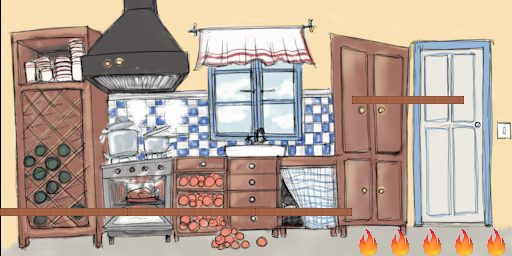

Below is a game level as drawn by its tile map, then a one-line description and the .tmx file that defines it, in full:
An orthogonal 32x16 tile map with 16x16 px tiles, 2 tile layers (Ground, Decorations), 1 image layer and 2 objects (PlayerSpawn, Door).

<map version="1.10" tiledversion="1.10.2" orientation="orthogonal" renderorder="right-down" width="32" height="16" tilewidth="16" tileheight="16" infinite="0" nextlayerid="5" nextobjectid="3">
 <tileset firstgid="1" source="spritemap.tsx" />
 <imagelayer id="4" name="Background" offsetx="1.04362" offsety="-37.5704">
  <image source="../images/kitchen.jpg" width="512" height="320" />
 </imagelayer>
 <layer id="1" name="Ground" width="32" height="16">
  <data encoding="csv">
0,0,0,0,0,0,0,0,0,0,0,0,0,0,0,0,0,0,0,0,0,0,0,0,0,0,0,0,0,0,0,0,
0,0,0,0,0,0,0,0,0,0,0,0,0,0,0,0,0,0,0,0,0,0,0,0,0,0,0,0,0,0,0,0,
0,0,0,0,0,0,0,0,0,0,0,0,0,0,0,0,0,0,0,0,0,0,0,0,0,0,0,0,0,0,0,0,
0,0,0,0,0,0,0,0,0,0,0,0,0,0,0,0,0,0,0,0,0,0,0,0,0,0,0,0,0,0,0,0,
0,0,0,0,0,0,0,0,0,0,0,0,0,0,0,0,0,0,0,0,0,0,0,0,0,0,0,0,0,0,0,0,
0,0,0,0,0,0,0,0,0,0,0,0,0,0,0,0,0,0,0,0,0,0,0,0,0,0,0,0,0,0,0,0,
0,0,0,0,0,0,0,0,0,0,0,0,0,0,0,0,0,0,0,0,0,0,20,21,21,21,21,21,22,0,0,0,
0,0,0,0,0,0,0,0,0,0,0,0,0,0,0,0,0,0,0,0,0,0,0,0,0,0,0,0,0,0,0,0,
0,0,0,0,0,0,0,0,0,0,0,0,0,0,0,0,0,0,0,0,0,0,0,0,0,0,0,0,0,0,0,0,
0,0,0,0,0,0,0,0,0,0,0,0,0,0,0,0,0,0,0,0,0,0,0,0,0,0,0,0,0,0,0,0,
0,0,0,0,0,0,0,0,0,0,0,0,0,0,0,0,0,0,0,0,0,0,0,0,0,0,0,0,0,0,0,0,
0,0,0,0,0,0,0,0,0,0,0,0,0,0,0,0,0,0,0,0,0,0,0,0,0,0,0,0,0,0,0,0,
0,0,0,0,0,0,0,0,0,0,0,0,0,0,0,0,0,0,0,0,0,0,0,0,0,0,0,0,0,0,0,0,
20,21,21,21,21,21,21,22,21,21,21,21,21,21,21,22,21,21,21,21,21,22,0,0,0,0,0,0,0,0,0,0,
0,0,0,0,0,0,0,0,0,0,0,0,0,0,0,0,0,0,0,0,0,0,81,82,81,82,81,82,81,82,81,82,
0,0,0,0,0,0,0,0,0,0,0,0,0,0,0,0,0,0,0,0,0,0,97,98,97,98,97,98,97,98,97,98
</data>
 </layer>
 <layer id="2" name="Decorations" width="32" height="16">
  <data encoding="csv">
0,0,0,0,0,0,0,0,0,0,0,0,0,0,0,0,0,0,0,0,0,0,0,0,0,0,0,0,0,0,0,0,
0,0,0,0,0,0,0,0,0,0,0,0,0,0,0,0,0,0,0,0,0,0,0,0,0,0,0,0,0,0,0,0,
0,0,0,0,0,0,0,0,0,0,0,0,0,0,0,0,0,0,0,0,0,0,0,0,0,0,0,58,59,0,0,0,
0,0,0,0,0,0,0,0,0,0,0,0,0,0,0,0,0,0,0,0,0,0,0,0,0,0,0,74,75,0,0,0,
0,0,0,0,0,0,0,0,0,0,0,0,0,0,0,0,0,0,0,0,0,0,0,0,0,0,0,90,91,0,0,0,
0,0,0,0,0,0,0,0,0,0,0,0,0,0,0,0,0,0,0,0,0,0,0,0,0,0,0,106,107,0,0,0,
0,0,0,0,0,0,0,0,0,0,0,0,0,0,0,0,0,0,0,0,0,0,0,0,0,0,0,0,0,0,0,0,
0,0,0,0,0,0,0,0,0,0,0,0,0,0,0,0,0,0,0,0,0,0,0,0,0,0,0,0,0,0,0,0,
0,0,0,0,0,0,0,0,0,0,0,0,0,0,0,0,0,0,0,0,0,0,0,0,0,0,0,0,0,0,0,0,
0,0,0,0,0,0,0,0,0,0,0,0,0,0,0,0,0,0,0,0,0,0,0,0,0,0,0,0,0,0,0,0,
0,0,0,0,0,0,0,0,0,0,0,0,0,0,0,0,0,0,0,0,0,0,0,0,0,0,0,0,0,0,0,0,
0,0,0,0,0,0,0,0,0,0,0,0,0,0,0,0,0,0,0,0,0,0,0,0,0,0,0,0,0,0,0,0,
0,0,0,0,0,0,0,0,0,0,0,0,0,0,0,0,0,0,0,0,0,0,0,0,0,0,0,0,0,0,0,0,
0,0,0,0,0,0,0,0,0,0,0,0,0,0,0,0,0,0,0,0,0,0,0,0,0,0,0,0,0,0,0,0,
0,0,0,0,0,0,0,0,0,0,0,0,0,0,0,0,0,0,0,0,0,0,0,0,0,0,0,0,0,0,0,0,
0,0,0,0,0,0,0,0,0,0,0,0,0,0,0,0,0,0,0,0,0,0,0,0,0,0,0,0,0,0,0,0
</data>
 </layer>
 <objectgroup id="3" name="Object Layer 1">
  <object id="1" name="Spawn" type="PlayerSpawn" x="23.3668" y="190.829">
   <point />
  </object>
  <object id="2" name="Exit" type="Door" x="437.593" y="34.7606" width="25.9892" height="60.4249" />
 </objectgroup>
</map>